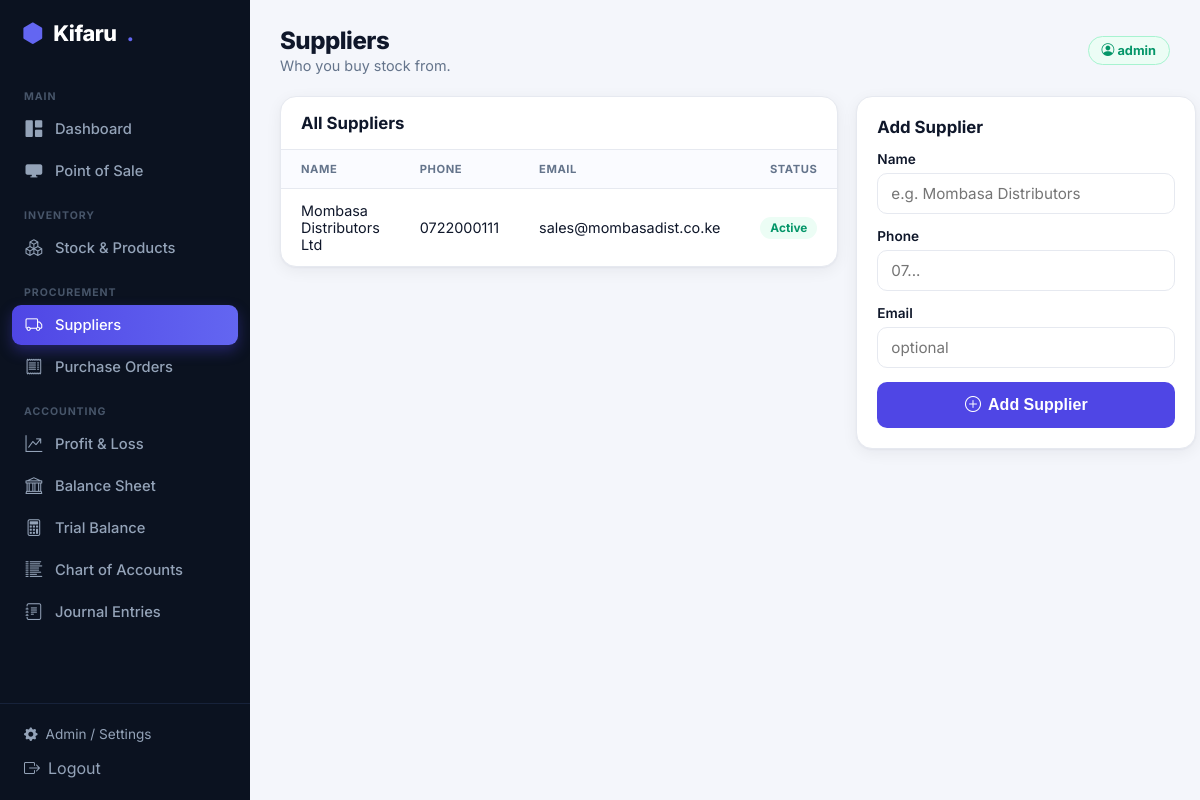
Page /purchasing/suppliers/ (signed in) on the committed database.
### purchasing/models.py (models this page shows, shortened)
class Supplier(models.Model):
    name = models.CharField(max_length=255)
    phone = models.CharField(max_length=20, blank=True, null=True)
    email = models.EmailField(blank=True, null=True)
    is_active = models.BooleanField(default=True)

### purchasing/views.py (the view, shortened to what this page needs)
# urls.py: path('suppliers/', views.supplier_list, name='supplier_list'),
@login_required
def supplier_list(request):
    return render(request, 'purchasing/supplier_list.html',
                  {'suppliers': Supplier.objects.all().order_by('name'), 'active': 'suppliers'})

### purchasing/templates/purchasing/supplier_list.html (shortened to what this page needs)
{% extends 'base.html' %}
{% block heading %}Suppliers{% endblock %}
{% block subheading %}Who you buy stock from.{% endblock %}
{% block content %}
<div class="k-grid" style="grid-template-columns:1fr 340px;align-items:start;gap:18px">
    <div class="k-card">
        <div class="k-sec-head"><h2>All Suppliers</h2></div>
        <table class="k-table">
            <thead><tr><th>Name</th><th>Phone</th><th>Email</th><th class="num">Status</th></tr></thead>
            <tbody>
            {% for s in suppliers %}
                <tr><td class="fw-bold">{{ s.name }}</td><td>{{ s.phone|default:"—" }}</td>
                    <td>{{ s.email|default:"—" }}</td>
                    <td class="num"><span class="k-badge {% if s.is_active %}b-green{% else %}b-gray{% endif %}">{% if s.is_active %}Active{% else %}Inactive{% endif %}</span></td></tr>
            {% empty %}
                <tr><td colspan="4" class="k-empty">No suppliers yet. Add one on the right.</td></tr>
            {% endfor %}
            </tbody>
        </table>
    </div>
    <form method="post" class="k-card k-card-pad">{% csrf_token %}
        <h2 style="font-size:1.05rem;margin:0 0 14px">Add Supplier</h2>
        <div class="k-field"><label>Name</label><input name="name" class="k-input" required placeholder="e.g. Mombasa Distributors"></div>
        <div class="k-field"><label>Phone</label><input name="phone" class="k-input" placeholder="07..."></div>
        <div class="k-field"><label>Email</label><input name="email" type="email" class="k-input" placeholder="optional"></div>
        <button class="k-btn k-btn-primary k-btn-lg"><i class="bi bi-plus-circle"></i> Add Supplier</button>
    </form>
</div>
{% endblock %}

### templates/base.html (shortened to what this page needs)
{% load static %}
<!DOCTYPE html>
<html lang="en">
<head>
    <link rel="stylesheet" href="https://cdn.jsdelivr.net/npm/bootstrap-icons@1.11.3/font/bootstrap-icons.css">
    <link rel="stylesheet" href="{% static 'css/kifaru.css' %}">
</head>
<body>
<div class="k-shell">
    <aside class="k-sidebar" id="kSidebar">
        <div class="k-brand"><i class="bi bi-hexagon-fill dot"></i> Kifaru<span class="dot">.</span></div>
        <nav class="k-nav">
            <div class="sec">Main</div>
            <a href="{% url 'admin_dashboard' %}" class="{% if active == 'dashboard' %}active{% endif %}"><i class="bi bi-grid-1x2-fill"></i> Dashboard</a>
            <a href="{% url 'pos_dashboard' %}" class="{% if active == 'pos' %}active{% endif %}"><i class="bi bi-display-fill"></i> Point of Sale</a>
            <div class="sec">Inventory</div>
            <a href="{% url 'inventory_dashboard' %}" class="{% if active == 'inventory' %}active{% endif %}"><i class="bi bi-boxes"></i> Stock &amp; Products</a>
            <div class="sec">Procurement</div>
            <a href="{% url 'supplier_list' %}" class="{% if active == 'suppliers' %}active{% endif %}"><i class="bi bi-truck"></i> Suppliers</a>
            <a href="{% url 'po_list' %}" class="{% if active == 'purchasing' %}active{% endif %}"><i class="bi bi-receipt"></i> Purchase Orders</a>
            <div class="sec">Accounting</div>
            <a href="{% url 'profit_loss' %}" class="{% if active == 'pnl' %}active{% endif %}"><i class="bi bi-graph-up-arrow"></i> Profit &amp; Loss</a>
            <a href="{% url 'balance_sheet' %}" class="{% if active == 'balance' %}active{% endif %}"><i class="bi bi-bank"></i> Balance Sheet</a>
            <a href="{% url 'trial_balance' %}" class="{% if active == 'trial' %}active{% endif %}"><i class="bi bi-calculator"></i> Trial Balance</a>
            <a href="{% url 'chart_of_accounts' %}" class="{% if active == 'coa' %}active{% endif %}"><i class="bi bi-list-columns-reverse"></i> Chart of Accounts</a>
            <a href="{% url 'journal_list' %}" class="{% if active == 'journals' %}active{% endif %}"><i class="bi bi-journal-text"></i> Journal Entries</a>
        </nav>
        <div class="k-side-foot">
            <a href="/admin/"><i class="bi bi-gear-fill"></i> Admin / Settings</a>
            <form method="post" action="/admin/logout/" style="margin:0">{% csrf_token %}
                <button type="submit" style="background:none;border:none;color:inherit;font:inherit;cursor:pointer;display:flex;align-items:center;gap:8px;padding:8px 10px;width:100%;border-radius:8px" onmouseover="this.style.background='#111a2e';this.style.color='#fff'" onmouseout="this.style.background='none';this.style.color=''"><i class="bi bi-box-arrow-right"></i> Logout</button>
            </form>
        </div>
    </aside>
    <main class="k-main">
        <div class="k-top">
            <div style="display:flex;align-items:center;gap:12px">
                <div>
                    <h1>{% block heading %}Dashboard{% endblock %}</h1>
                    <p>{% block subheading %}{% endblock %}</p>
                </div>
            </div>
            <div style="display:flex;align-items:center;gap:12px">
                <span class="k-chip"><i class="bi bi-person-circle"></i> {{ request.user.username }}</span>
            </div>
        </div>
        {% block content %}{% endblock %}
    </main>
</div>
</body>
</html>

### static/css/kifaru.css (style rules this page uses)
:root { --k-bg:#f4f6fb; --k-surface:#ffffff; --k-ink:#0f172a; --k-muted:#64748b; --k-border:#e6e9f0; --k-brand:#4f46e5; --k-brand-2:#6366f1; --k-green:#10b981; --k-amber:#f59e0b; --k-red:#ef4444; --k-cyan:#06b6d4; --k-purple:#8b5cf6; --k-sidebar:#0b1220; --k-sidebar-ink:#94a3b8; --k-shadow:0 1px 2px rgba(16,24,40,.04),0 4px 16px rgba(16,24,40,.06); }
* { box-sizing:border-box }
body { font-family:'Inter',system-ui,-apple-system,Segoe UI,Roboto,sans-serif;background:var(--k-bg);color:var(--k-ink);margin:0 }
.k-shell { display:flex;min-height:100vh }
.k-sidebar { width:250px;background:var(--k-sidebar);color:var(--k-sidebar-ink);position:fixed;top:0;bottom:0;left:0;display:flex;flex-direction:column;z-index:50 }
.k-main { margin-left:250px;flex:1;padding:26px 30px;width:calc(100% - 250px) }
.k-brand { padding:20px 22px;font-weight:800;font-size:1.35rem;color:#fff;letter-spacing:-.02em;display:flex;align-items:center;gap:10px }
.k-brand .dot { color:var(--k-brand-2) }
.k-nav { padding:8px 12px;overflow-y:auto;flex:1 }
.k-nav .sec { font-size:.66rem;text-transform:uppercase;letter-spacing:.09em;color:#475569;font-weight:700;padding:16px 12px 6px }
.k-nav a { display:flex;align-items:center;gap:11px;color:var(--k-sidebar-ink);text-decoration:none;padding:10px 12px;border-radius:9px;font-weight:500;font-size:.92rem;margin-bottom:2px;transition:.15s }
.k-nav a.active { background:linear-gradient(90deg,var(--k-brand),var(--k-brand-2));color:#fff;box-shadow:0 6px 14px rgba(79,70,229,.35) }
.k-nav a i { width:20px;text-align:center;font-size:1.05rem }
.k-side-foot { padding:14px;border-top:1px solid #17223a }
.k-side-foot a { color:var(--k-sidebar-ink);text-decoration:none;font-size:.85rem;display:flex;align-items:center;gap:8px;padding:8px 10px;border-radius:8px }
.k-top { display:flex;justify-content:space-between;align-items:center;margin-bottom:22px;gap:12px;flex-wrap:wrap }
.k-top h1 { font-size:1.5rem;font-weight:800;margin:0;letter-spacing:-.02em }
.k-top p { margin:2px 0 0;color:var(--k-muted);font-size:.9rem }
.k-chip { background:#ecfdf5;color:#059669;border:1px solid #a7f3d0;padding:6px 13px;border-radius:999px;font-weight:700;font-size:.8rem }
.k-card { background:var(--k-surface);border:1px solid var(--k-border);border-radius:16px;box-shadow:var(--k-shadow) }
.k-card-pad { padding:20px }
.k-grid { display:grid;gap:18px }
.k-sec-head { display:flex;justify-content:space-between;align-items:center;padding:16px 20px;border-bottom:1px solid var(--k-border) }
.k-sec-head h2 { font-size:1.05rem;font-weight:700;margin:0 }
.k-table { width:100%;border-collapse:collapse }
.k-table th { text-align:left;font-size:.7rem;text-transform:uppercase;letter-spacing:.05em;color:var(--k-muted);font-weight:700;padding:12px 20px;border-bottom:1px solid var(--k-border);background:#fafbff }
.k-table td { padding:13px 20px;border-bottom:1px solid #f1f3f9;font-size:.9rem }
.k-table tr:last-child td { border-bottom:none }
.k-table .num { text-align:right;font-variant-numeric:tabular-nums }
.k-badge { padding:4px 10px;border-radius:999px;font-size:.74rem;font-weight:700;display:inline-block }
.b-green { background:#ecfdf5;color:#059669 }
.k-btn { display:inline-flex;align-items:center;gap:7px;border:none;border-radius:10px;padding:9px 16px;font-weight:600;font-size:.9rem;cursor:pointer;text-decoration:none;transition:.15s }
.k-btn-primary { background:var(--k-brand);color:#fff }
.k-btn-lg { padding:14px 20px;font-size:1rem;width:100%;justify-content:center }
.k-field { margin-bottom:14px }
.k-field label { display:block;font-weight:600;font-size:.85rem;margin-bottom:6px }
.k-input,.k-select { width:100%;padding:10px 13px;border:1px solid var(--k-border);border-radius:10px;font-size:.95rem;font-family:inherit;background:#fff }

### rows in the picture
Supplier: name "Mombasa Distributors Ltd", phone "0722000111", email "sales@mombasadist.co.ke", is_active "Active"

### other values in the picture
{{ request.user.username }} "admin"
